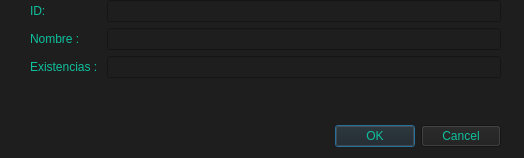
<?xml version="1.0" encoding="UTF-8"?>
<ui version="4.0">
 <class>formAgregarProducto</class>
 <widget class="QDialog" name="formAgregarProducto">
  <property name="geometry">
   <rect>
    <x>0</x>
    <y>0</y>
    <width>524</width>
    <height>158</height>
   </rect>
  </property>
  <property name="windowTitle">
   <string>Dialog</string>
  </property>
  <property name="styleSheet">
   <string notr="true">background-color: rgb(30, 30, 30);</string>
  </property>
  <property name="modal">
   <bool>true</bool>
  </property>
  <widget class="QDialogButtonBox" name="buttonBox">
   <property name="geometry">
    <rect>
     <x>160</x>
     <y>120</y>
     <width>341</width>
     <height>32</height>
    </rect>
   </property>
   <property name="styleSheet">
    <string notr="true">color: rgb(14, 193, 157);
font: 9pt &quot;Calisto MT&quot;;</string>
   </property>
   <property name="orientation">
    <enum>Qt::Horizontal</enum>
   </property>
   <property name="standardButtons">
    <set>QDialogButtonBox::Cancel|QDialogButtonBox::Ok</set>
   </property>
  </widget>
  <widget class="QWidget" name="formLayoutWidget">
   <property name="geometry">
    <rect>
     <x>30</x>
     <y>0</y>
     <width>471</width>
     <height>121</height>
    </rect>
   </property>
   <layout class="QFormLayout" name="formLayout">
    <item row="1" column="0">
     <widget class="QLabel" name="label">
      <property name="styleSheet">
       <string notr="true">color: rgb(14, 193, 157);
font: 14pt &quot;Calisto MT&quot;;</string>
      </property>
      <property name="text">
       <string>Nombre :</string>
      </property>
     </widget>
    </item>
    <item row="1" column="1">
     <widget class="QLineEdit" name="nombreProducto">
      <property name="styleSheet">
       <string notr="true">color: rgb(14, 193, 157);
font: 14pt &quot;Calisto MT&quot;;
</string>
      </property>
     </widget>
    </item>
    <item row="3" column="1">
     <widget class="QLineEdit" name="existenciasProducto">
      <property name="styleSheet">
       <string notr="true">color: rgb(14, 193, 157);
font: 14pt &quot;Calisto MT&quot;;
</string>
      </property>
     </widget>
    </item>
    <item row="3" column="0">
     <widget class="QLabel" name="label_2">
      <property name="styleSheet">
       <string notr="true">color: rgb(14, 193, 157);
font: 14pt &quot;Calisto MT&quot;;</string>
      </property>
      <property name="text">
       <string>Existencias : </string>
      </property>
     </widget>
    </item>
    <item row="0" column="0">
     <widget class="QLabel" name="label_3">
      <property name="styleSheet">
       <string notr="true">color: rgb(14, 193, 157);
font: 14pt &quot;Calisto MT&quot;;</string>
      </property>
      <property name="text">
       <string>ID:</string>
      </property>
     </widget>
    </item>
    <item row="0" column="1">
     <widget class="QLineEdit" name="idProducto">
      <property name="styleSheet">
       <string notr="true">color: rgb(14, 193, 157);
font: 14pt &quot;Calisto MT&quot;;
</string>
      </property>
      <property name="readOnly">
       <bool>true</bool>
      </property>
     </widget>
    </item>
   </layout>
  </widget>
 </widget>
 <resources/>
 <connections>
  <connection>
   <sender>buttonBox</sender>
   <signal>accepted()</signal>
   <receiver>formAgregarProducto</receiver>
   <slot>accept()</slot>
   <hints>
    <hint type="sourcelabel">
     <x>248</x>
     <y>254</y>
    </hint>
    <hint type="destinationlabel">
     <x>157</x>
     <y>274</y>
    </hint>
   </hints>
  </connection>
  <connection>
   <sender>buttonBox</sender>
   <signal>rejected()</signal>
   <receiver>formAgregarProducto</receiver>
   <slot>reject()</slot>
   <hints>
    <hint type="sourcelabel">
     <x>316</x>
     <y>260</y>
    </hint>
    <hint type="destinationlabel">
     <x>286</x>
     <y>274</y>
    </hint>
   </hints>
  </connection>
 </connections>
</ui>
